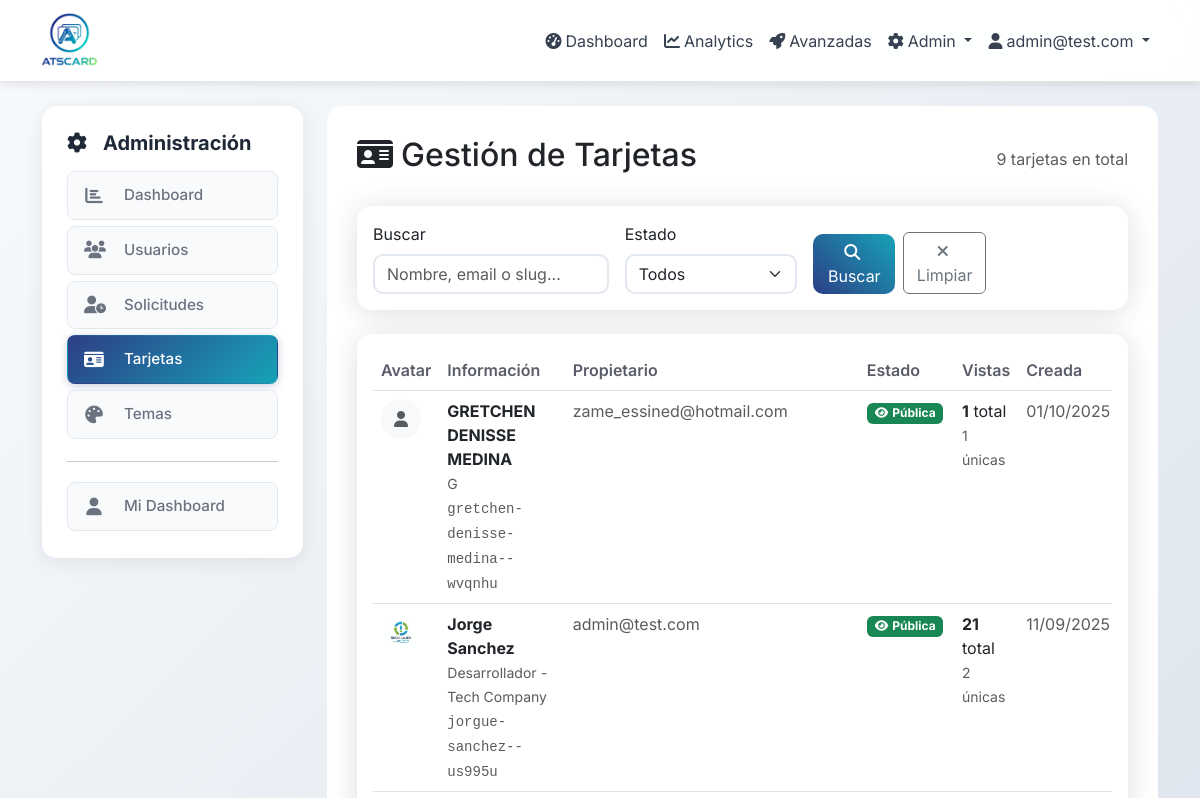
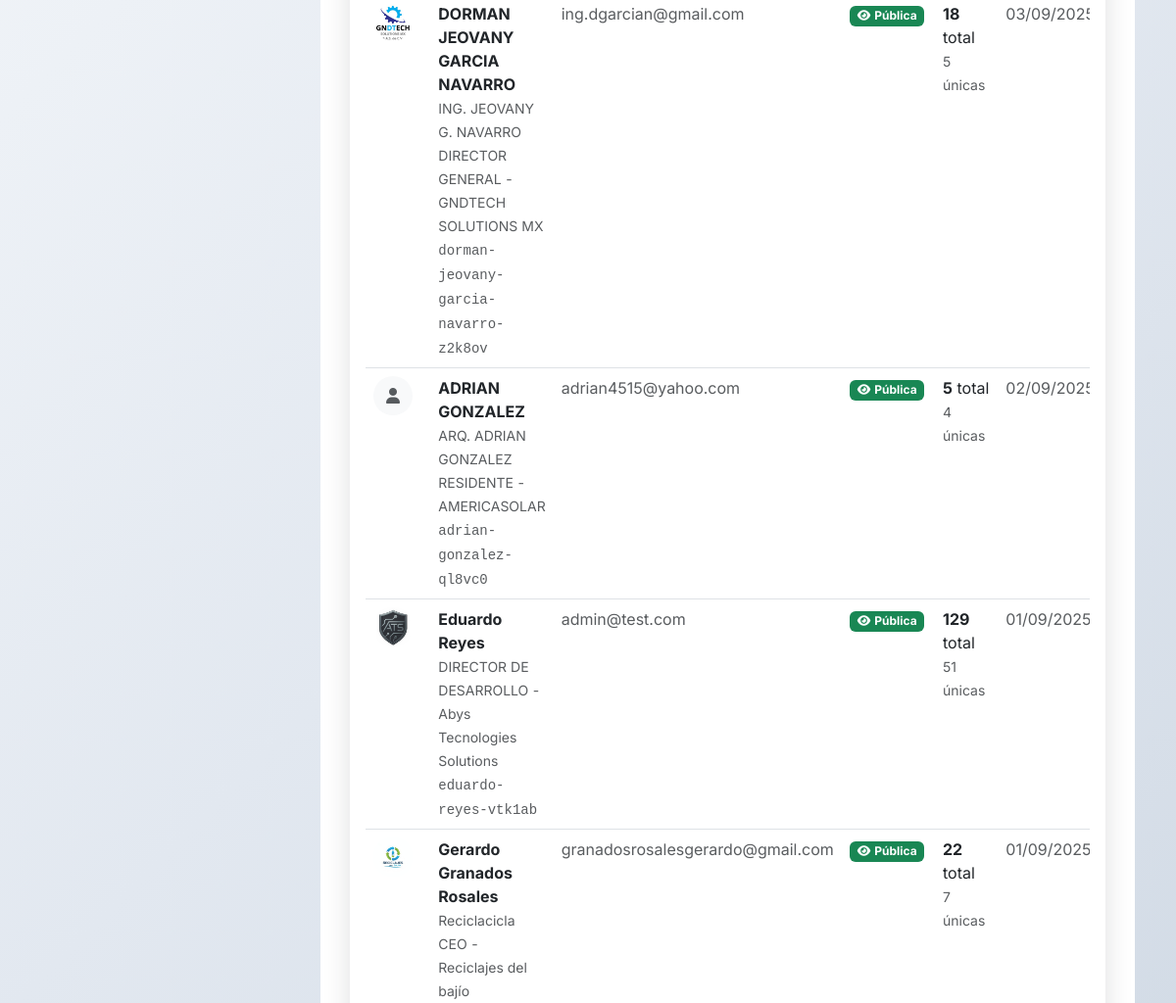
Page /admin/cards (signed in, upper part) on the earlier database version (2 pictures, top to bottom).
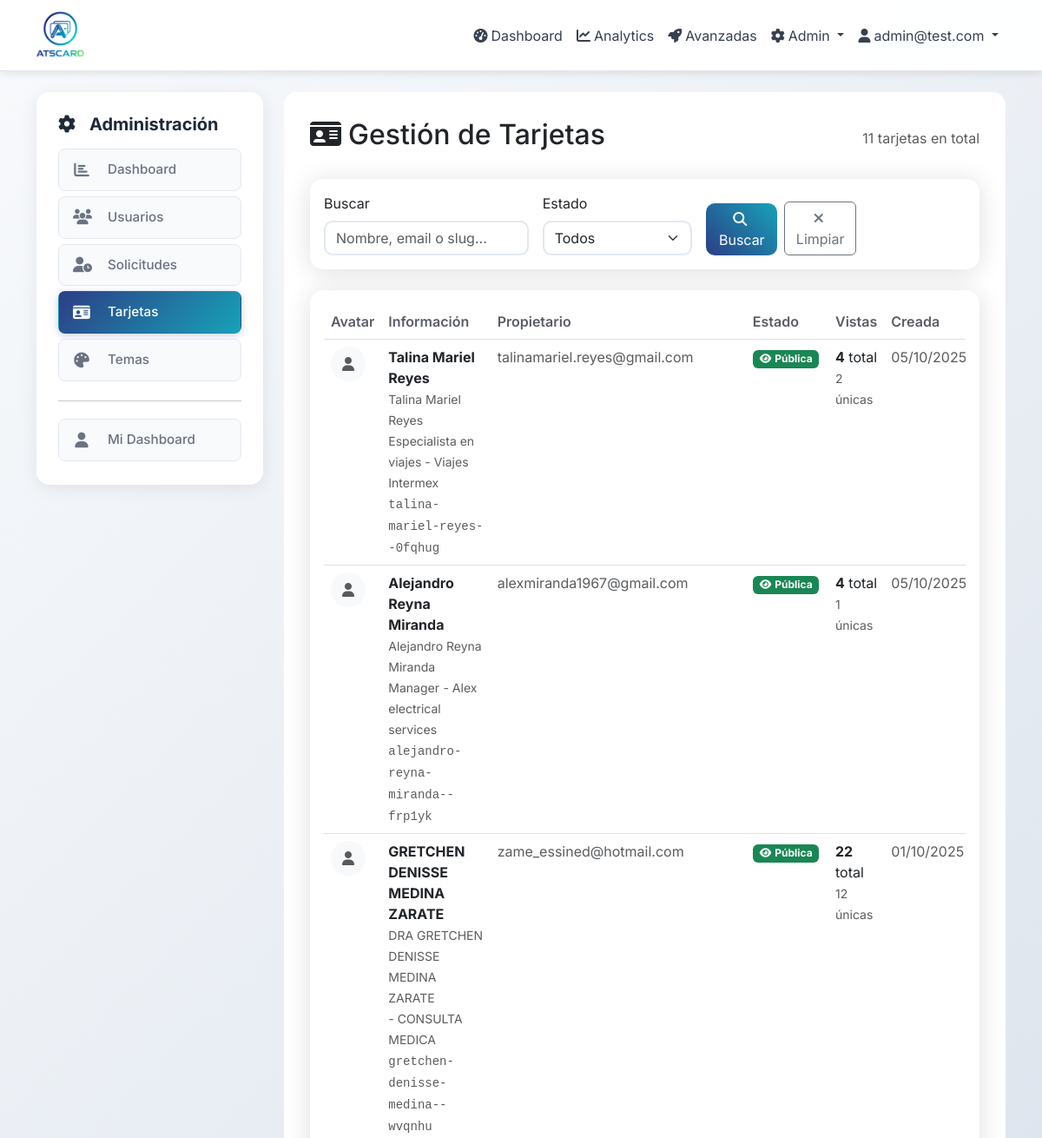
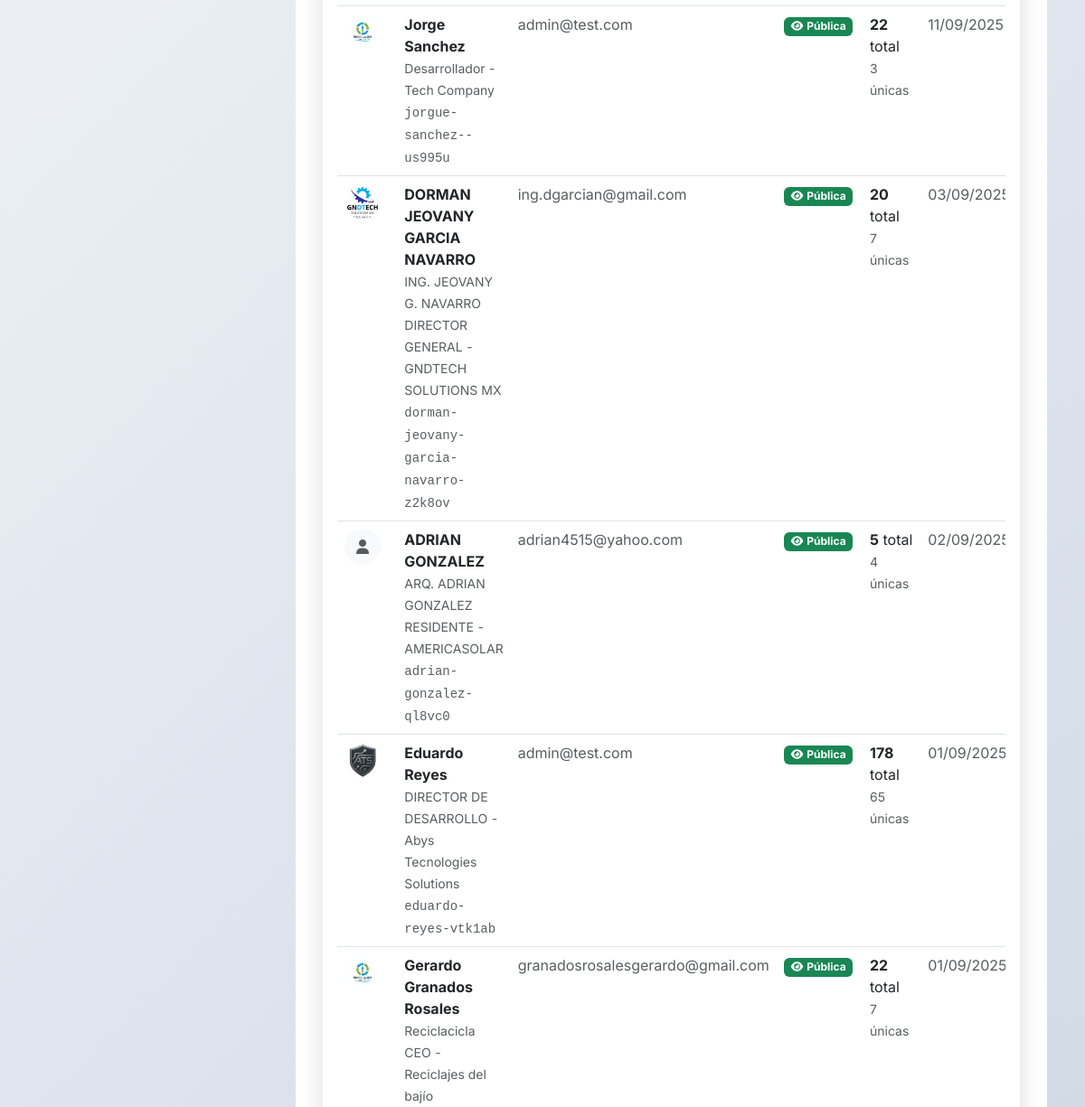
Same page on the later database version (2 pictures, top to bottom).
### app/models.py (models this page shows, shortened)
class Card(db.Model):
    id = db.Column(db.Integer, primary_key=True)
    owner_id = db.Column(db.Integer, db.ForeignKey('user.id'), nullable=False)
    slug = db.Column(db.String(100), unique=True, nullable=False, index=True)
    title = db.Column(db.String(200))  # e.g., "Lourdes Arellano - Salón & Spa"
    name = db.Column(db.String(100), nullable=False)
    job_title = db.Column(db.String(200))
    company = db.Column(db.String(200))
    phone = db.Column(db.String(20))
    email_public = db.Column(db.String(120))
    website = db.Column(db.String(255))
    location = db.Column(db.String(255))
    bio = db.Column(db.Text)
    theme_id = db.Column(db.Integer, db.ForeignKey('theme.id'), nullable=False)
    is_public = db.Column(db.Boolean, default=True, nullable=False)
    published_at = db.Column(db.DateTime)
    avatar_path = db.Column(db.String(255))  # Legacy - kept for backward compatibility
    avatar_square_path = db.Column(db.String(255))  # Square version for circle/rounded/square
    avatar_rect_path = db.Column(db.String(255))   # Rectangular version for rectangle shape
    require_customer_address = db.Column(db.Boolean, default=False, nullable=False)  # solicitar dirección en citas
    created_at = db.Column(db.DateTime, default=now_utc_for_db)
    updated_at = db.Column(db.DateTime, default=now_utc_for_db, onupdate=now_utc_for_db)
    instagram = db.Column(db.String(255))
    whatsapp_country = db.Column(db.String(10))  # Country code for WhatsApp (e.g., '+34')
    whatsapp = db.Column(db.String(20))  # Phone number without country code
    custom_layout = db.Column(db.Text)  # Store custom layout JSON from visual editor
    facebook = db.Column(db.String(255))
    linkedin = db.Column(db.String(255))
    twitter = db.Column(db.String(255))
    youtube = db.Column(db.String(255))
    tiktok = db.Column(db.String(255))
    telegram = db.Column(db.String(255))
    snapchat = db.Column(db.String(255))
    pinterest = db.Column(db.String(255))
    github = db.Column(db.String(255))
    behance = db.Column(db.String(255))
    dribbble = db.Column(db.String(255))
    primary_social_networks = db.Column(db.Text)
    services = db.relationship('Service', backref='card', lazy='dynamic', cascade='all, delete-orphan')
    products = db.relationship('Product', backref='card', lazy='dynamic', cascade='all, delete-orphan')
    gallery_items = db.relationship('GalleryItem', backref='card', lazy='dynamic', cascade='all, delete-orphan')
    def get_public_url(self):
        return f"/c/{self.slug}"
    def get_total_views(self):
        return self.views.count()
    def get_unique_views(self):
        from sqlalchemy import func
        return db.session.query(func.count(func.distinct(CardView.ip_address))).filter_by(card_id=self.id).scalar() or 0
    def get_avatar_path(self):
        if not self.theme:
            return self.avatar_path or self.avatar_square_path
        if self.theme.avatar_shape == 'rectangle':
            return self.avatar_rect_path or self.avatar_square_path or self.avatar_path
        else:
            return self.avatar_square_path or self.avatar_path or self.avatar_rect_path
    def has_avatar(self):
        return bool(self.avatar_square_path or self.avatar_rect_path or self.avatar_path)

class User(UserMixin, db.Model):
    id = db.Column(db.Integer, primary_key=True)
    email = db.Column(db.String(120), unique=True, nullable=False, index=True)
    password_hash = db.Column(db.String(255), nullable=False)
    role = db.Column(Enum('admin', 'user', name='user_roles'), default='user', nullable=False)
    is_active = db.Column(db.Boolean, default=True, nullable=False)
    is_approved = db.Column(db.Boolean, default=False)
    approved_at = db.Column(db.DateTime)
    approved_by_id = db.Column(db.Integer)
    is_suspended = db.Column(db.Boolean, default=False)
    suspension_reason = db.Column(db.String(500))
    suspended_at = db.Column(db.DateTime)
    suspended_by_id = db.Column(db.Integer)
    max_cards = db.Column(db.Integer, default=1, nullable=False)
    last_login = db.Column(db.DateTime)
    total_views = db.Column(db.Integer, default=0)
    email_verified = db.Column(db.Boolean, default=False)
    email_verified_at = db.Column(db.DateTime)
    reset_token = db.Column(db.String(255))
    reset_token_expires = db.Column(db.DateTime)
    created_at = db.Column(db.DateTime, default=now_utc_for_db)
    updated_at = db.Column(db.DateTime, default=now_utc_for_db, onupdate=now_utc_for_db)
    cards = db.relationship('Card', backref='owner', lazy='dynamic', cascade='all, delete-orphan')
    ticket_system = db.relationship('TicketSystem', backref='owner', uselist=False, cascade='all, delete-orphan')
    def is_admin(self):
        return self.role == 'admin'

class Theme(db.Model):
    id = db.Column(db.Integer, primary_key=True)
    name = db.Column(db.String(100), nullable=False)
    template_name = db.Column(db.String(50), default='classic')  # template file name (classic, mobile, elegant, etc.)
    primary_color = db.Column(db.String(7), default='#6366f1')  # hex color
    secondary_color = db.Column(db.String(7), default='#8b5cf6')
    accent_color = db.Column(db.String(7), default='#ec4899')
    avatar_border_color = db.Column(db.String(7), default='#ffffff')  # avatar border color
    font_family = db.Column(db.String(100), default='Inter')
    layout = db.Column(Enum('classic', 'modern', 'minimal', name='theme_layouts'), default='modern')
    avatar_shape = db.Column(Enum('circle', 'rounded', 'square', 'rectangle', name='avatar_shapes'), default='circle')
    bg_image_path = db.Column(db.String(255))  # optional background image
    preview_image = db.Column(db.String(255))  # preview screenshot for theme selection
    is_active = db.Column(db.Boolean, default=True)  # admin can disable themes
    is_global = db.Column(db.Boolean, default=False)  # True for admin themes visible to all, False for personal themes
    created_by_id = db.Column(db.Integer, db.ForeignKey('user.id'), nullable=True)  # NULL for admin themes, user_id for personal themes
    created_at = db.Column(db.DateTime, default=now_utc_for_db)
    cards = db.relationship('Card', backref='theme', lazy='dynamic')

### app/admin/routes.py (the view, shortened to what this page needs)
@bp.route('/cards')
@login_required
@admin_required
def cards():
    page = request.args.get('page', 1, type=int)
    search = request.args.get('search', '', type=str)
    status = request.args.get('status', '', type=str)
    query = Card.query
    if status == 'public':
        query = query.filter_by(is_public=True)
    elif status == 'private':
        query = query.filter_by(is_public=False)
    cards = query.order_by(Card.created_at.desc()).paginate(
        page=page, per_page=20, error_out=False
    )
    return render_template('admin/cards.html', cards=cards, search=search, status=status)

### app/timezone_utils.py (called while the page is built)
def utc_to_local(utc_dt):
    if utc_dt is None:
        return None
    if utc_dt.tzinfo is None:
        utc_dt = utc_dt.replace(tzinfo=pytz.UTC)
    return utc_dt.astimezone(MEXICO_TZ)

def format_local_datetime(dt, format_str='%d/%m/%Y %H:%M'):
    if dt is None:
        return ''
    local_dt = utc_to_local(dt)
    return local_dt.strftime(format_str)

### app/utils.py (called while the page is built)
def admin_required(f):
    from functools import wraps
    from flask import abort
    from flask_login import current_user
    @wraps(f)
    def decorated_function(*args, **kwargs):
        if not current_user.is_authenticated or not current_user.is_admin():
            abort(403)
        return f(*args, **kwargs)
    return decorated_function

### app/templates/admin/cards.html (shortened to what the changed rows need)
{% extends "base.html" %}
{% block content %}
<div class="row">
    <div class="col-md-9">
        <div class="main-content">
            <div class="d-flex justify-content-between align-items-center mb-4">
                <h2>
                    <i class="fas fa-id-card me-2"></i>Gestión de Tarjetas
                </h2>
                <div class="text-muted">
                    {{ cards.total }} tarjetas en total
                </div>
            </div>
            <div class="card">
                <div class="card-body">
                    {% if cards.items %}
                        <div class="table-responsive">
                            <table class="table table-hover">
                                <thead>
                                    <tr>
                                        <th>Avatar</th>
                                        <th>Información</th>
                                        <th>Propietario</th>
                                        <th>Estado</th>
                                        <th>Vistas</th>
                                        <th>Creada</th>
                                    </tr>
                                </thead>
                                <tbody>
                                    {% for card in cards.items %}
                                    <tr>
                                        <td>
                                            {% if card.has_avatar() %}
                                                <img src="{{ url_for('static', filename='uploads/' + card.get_avatar_path()) }}"
                                                     alt="{{ card.name }}" class="avatar-sm rounded-circle">
                                            {% else %}
                                                <div class="avatar-sm bg-light rounded-circle d-flex align-items-center justify-content-center">
                                                    <i class="fas fa-user text-muted"></i>
                                                </div>
                                            {% endif %}
                                        </td>
                                        <td>
                                            <div>
                                                <strong>{{ card.name }}</strong>
                                                {% if card.title %}<br><small class="text-muted">{{ card.title }}</small>{% endif %}
                                            </div>
                                            {% if card.job_title %}<small class="text-muted">{{ card.job_title }}</small>{% endif %}
                                            {% if card.company %}<small class="text-muted"> - {{ card.company }}</small>{% endif %}
                                            <div><small class="text-muted font-monospace">{{ card.slug }}</small></div>
                                        </td>
                                        <td>
                                            <span class="text-muted">{{ card.owner.email }}</span>
                                        </td>
                                        <td>
                                            {% if card.is_public %}
                                                <span class="badge bg-success">
                                                    <i class="fas fa-eye me-1"></i>Pública
                                                </span>
                                            {% else %}
                                                <span class="badge bg-warning">
                                                    <i class="fas fa-eye-slash me-1"></i>Privada
                                                </span>
                                            {% endif %}
                                        </td>
                                        <td>
                                            <div>
                                                <strong>{{ card.get_total_views() }}</strong> total
                                            </div>
                                            <small class="text-muted">{{ card.get_unique_views() }} únicas</small>
                                        </td>
                                        <td>
                                            <span class="text-muted">{{ card.created_at|local_date }}</span>
                                        </td>
                                    </tr>
                                    {% endfor %}
                                </tbody>
                            </table>
                        </div>
                    {% endif %}
                </div>
            </div>
        </div>
    </div>
</div>
{% endblock %}

Differences in the rows shown:
added Card: name "Talina Mariel Reyes", title "Talina Mariel Reyes", job_title "Especialista en viajes", company "Viajes Intermex", slug "talina-mariel-reyes--0fqhug", owner.email "talinamariel.reyes@gmail.com", is_public True (drawn), get_total_views "4", get_unique_views "2", created_at|local_date "05/10/2025"
added Card: name "Alejandro Reyna Miranda", title "Alejandro Reyna Miranda", job_title "Manager", company "Alex electrical services", slug "alejandro-reyna-miranda--frp1yk", owner.email "alexmiranda1967@gmail.com", shows "Pública", get_total_views "4", get_unique_views "1", created_at|local_date "05/10/2025"
changed Card "gretchen-denisse-medina--wvqnhu": name "GRETCHEN DENISSE MEDINA" → "GRETCHEN DENISSE MEDINA ZARATE"; title "G" → "DRA GRETCHEN DENISSE MEDINA ZARATE"; company (not shown) → "CONSULTA MEDICA"; get_total_views "1" → "22"; get_unique_views "1" → "12"
computed for Card "Jorge Sanchez": get_total_views "21" → "22"; get_unique_views "2" → "3"
computed for Card "DORMAN JEOVANY GARCIA NAVARRO": get_total_views "18" → "20"; get_unique_views "5" → "7"
computed for Card "Eduardo Reyes": get_total_views "129" → "178"; get_unique_views "51" → "65"
Other differences:
{{ cards.total }}: "9" → "11"
